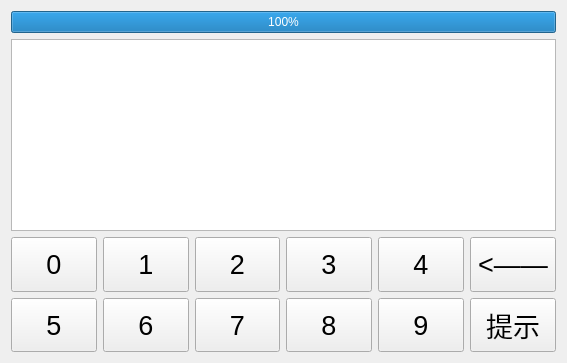
<?xml version="1.0" encoding="UTF-8"?>
<ui version="4.0">
 <class>MyWidget</class>
 <widget class="QWidget" name="MyWidget">
  <property name="geometry">
   <rect>
    <x>0</x>
    <y>0</y>
    <width>567</width>
    <height>363</height>
   </rect>
  </property>
  <property name="windowTitle">
   <string>猜数字游戏</string>
  </property>
  <layout class="QGridLayout" name="gridLayout">
   <property name="leftMargin">
    <number>0</number>
   </property>
   <property name="topMargin">
    <number>0</number>
   </property>
   <property name="rightMargin">
    <number>0</number>
   </property>
   <property name="bottomMargin">
    <number>0</number>
   </property>
   <item row="0" column="0">
    <widget class="QStackedWidget" name="stackedWidget">
     <property name="currentIndex">
      <number>1</number>
     </property>
     <widget class="QWidget" name="pageSet">
      <layout class="QGridLayout" name="gridLayout_3">
       <item row="0" column="1">
        <widget class="QLabel" name="label">
         <property name="font">
          <font>
           <family>楷体</family>
           <pointsize>36</pointsize>
          </font>
         </property>
         <property name="text">
          <string>猜数字游戏</string>
         </property>
         <property name="alignment">
          <set>Qt::AlignCenter</set>
         </property>
        </widget>
       </item>
       <item row="1" column="0">
        <spacer name="horizontalSpacer_4">
         <property name="orientation">
          <enum>Qt::Horizontal</enum>
         </property>
         <property name="sizeHint" stdset="0">
          <size>
           <width>146</width>
           <height>20</height>
          </size>
         </property>
        </spacer>
       </item>
       <item row="1" column="2">
        <spacer name="horizontalSpacer_5">
         <property name="orientation">
          <enum>Qt::Horizontal</enum>
         </property>
         <property name="sizeHint" stdset="0">
          <size>
           <width>145</width>
           <height>20</height>
          </size>
         </property>
        </spacer>
       </item>
       <item row="2" column="0" colspan="3">
        <widget class="QWidget" name="widget" native="true">
         <layout class="QHBoxLayout" name="horizontalLayout">
          <item>
           <spacer name="horizontalSpacer_6">
            <property name="orientation">
             <enum>Qt::Horizontal</enum>
            </property>
            <property name="sizeHint" stdset="0">
             <size>
              <width>170</width>
              <height>20</height>
             </size>
            </property>
           </spacer>
          </item>
          <item>
           <widget class="QWidget" name="widget_2" native="true">
            <property name="sizePolicy">
             <sizepolicy hsizetype="Expanding" vsizetype="Preferred">
              <horstretch>0</horstretch>
              <verstretch>0</verstretch>
             </sizepolicy>
            </property>
            <layout class="QVBoxLayout" name="verticalLayout">
             <item>
              <widget class="QLabel" name="label_2">
               <property name="text">
                <string>请设置猜数字时间(秒)</string>
               </property>
               <property name="alignment">
                <set>Qt::AlignCenter</set>
               </property>
              </widget>
             </item>
             <item>
              <widget class="QComboBox" name="comboBox">
               <item>
                <property name="text">
                 <string>20</string>
                </property>
               </item>
               <item>
                <property name="text">
                 <string>40</string>
                </property>
               </item>
               <item>
                <property name="text">
                 <string>60</string>
                </property>
               </item>
               <item>
                <property name="text">
                 <string>80</string>
                </property>
               </item>
               <item>
                <property name="text">
                 <string>100</string>
                </property>
               </item>
               <item>
                <property name="text">
                 <string>150</string>
                </property>
               </item>
               <item>
                <property name="text">
                 <string>200</string>
                </property>
               </item>
               <item>
                <property name="text">
                 <string>300</string>
                </property>
               </item>
               <item>
                <property name="text">
                 <string>400</string>
                </property>
               </item>
               <item>
                <property name="text">
                 <string>500</string>
                </property>
               </item>
              </widget>
             </item>
            </layout>
           </widget>
          </item>
          <item>
           <spacer name="horizontalSpacer_7">
            <property name="orientation">
             <enum>Qt::Horizontal</enum>
            </property>
            <property name="sizeHint" stdset="0">
             <size>
              <width>170</width>
              <height>20</height>
             </size>
            </property>
           </spacer>
          </item>
         </layout>
        </widget>
       </item>
       <item row="3" column="1">
        <spacer name="verticalSpacer">
         <property name="orientation">
          <enum>Qt::Vertical</enum>
         </property>
         <property name="sizeType">
          <enum>QSizePolicy::Fixed</enum>
         </property>
         <property name="sizeHint" stdset="0">
          <size>
           <width>20</width>
           <height>50</height>
          </size>
         </property>
        </spacer>
       </item>
       <item row="4" column="0" colspan="3">
        <widget class="QWidget" name="widget_3" native="true">
         <layout class="QHBoxLayout" name="horizontalLayout_2">
          <item>
           <spacer name="horizontalSpacer">
            <property name="orientation">
             <enum>Qt::Horizontal</enum>
            </property>
            <property name="sizeHint" stdset="0">
             <size>
              <width>70</width>
              <height>20</height>
             </size>
            </property>
           </spacer>
          </item>
          <item>
           <widget class="QPushButton" name="pushButtonStart">
            <property name="text">
             <string>进入游戏</string>
            </property>
           </widget>
          </item>
          <item>
           <spacer name="horizontalSpacer_3">
            <property name="orientation">
             <enum>Qt::Horizontal</enum>
            </property>
            <property name="sizeHint" stdset="0">
             <size>
              <width>225</width>
              <height>20</height>
             </size>
            </property>
           </spacer>
          </item>
          <item>
           <widget class="QPushButton" name="pushButtonEnd">
            <property name="text">
             <string>退出游戏</string>
            </property>
           </widget>
          </item>
          <item>
           <spacer name="horizontalSpacer_2">
            <property name="orientation">
             <enum>Qt::Horizontal</enum>
            </property>
            <property name="sizeHint" stdset="0">
             <size>
              <width>67</width>
              <height>20</height>
             </size>
            </property>
           </spacer>
          </item>
         </layout>
        </widget>
       </item>
      </layout>
     </widget>
     <widget class="QWidget" name="pageGame">
      <layout class="QGridLayout" name="gridLayout_2">
       <item row="0" column="0" colspan="6">
        <widget class="QProgressBar" name="progressBar">
         <property name="value">
          <number>100</number>
         </property>
        </widget>
       </item>
       <item row="1" column="0" colspan="6">
        <widget class="QTextEdit" name="textEdit">
         <property name="font">
          <font>
           <family>楷体</family>
           <pointsize>48</pointsize>
          </font>
         </property>
         <property name="readOnly">
          <bool>true</bool>
         </property>
        </widget>
       </item>
       <item row="2" column="0">
        <widget class="QPushButton" name="pushButton0">
         <property name="sizePolicy">
          <sizepolicy hsizetype="Expanding" vsizetype="Expanding">
           <horstretch>0</horstretch>
           <verstretch>0</verstretch>
          </sizepolicy>
         </property>
         <property name="font">
          <font>
           <pointsize>20</pointsize>
          </font>
         </property>
         <property name="text">
          <string>0</string>
         </property>
        </widget>
       </item>
       <item row="2" column="1">
        <widget class="QPushButton" name="pushButton1">
         <property name="sizePolicy">
          <sizepolicy hsizetype="Expanding" vsizetype="Expanding">
           <horstretch>0</horstretch>
           <verstretch>0</verstretch>
          </sizepolicy>
         </property>
         <property name="font">
          <font>
           <pointsize>20</pointsize>
          </font>
         </property>
         <property name="text">
          <string>1</string>
         </property>
        </widget>
       </item>
       <item row="2" column="2">
        <widget class="QPushButton" name="pushButton2">
         <property name="sizePolicy">
          <sizepolicy hsizetype="Expanding" vsizetype="Expanding">
           <horstretch>0</horstretch>
           <verstretch>0</verstretch>
          </sizepolicy>
         </property>
         <property name="font">
          <font>
           <pointsize>20</pointsize>
          </font>
         </property>
         <property name="text">
          <string>2</string>
         </property>
        </widget>
       </item>
       <item row="2" column="3">
        <widget class="QPushButton" name="pushButton3">
         <property name="sizePolicy">
          <sizepolicy hsizetype="Expanding" vsizetype="Expanding">
           <horstretch>0</horstretch>
           <verstretch>0</verstretch>
          </sizepolicy>
         </property>
         <property name="font">
          <font>
           <pointsize>20</pointsize>
          </font>
         </property>
         <property name="text">
          <string>3</string>
         </property>
        </widget>
       </item>
       <item row="2" column="4">
        <widget class="QPushButton" name="pushButton4">
         <property name="sizePolicy">
          <sizepolicy hsizetype="Expanding" vsizetype="Expanding">
           <horstretch>0</horstretch>
           <verstretch>0</verstretch>
          </sizepolicy>
         </property>
         <property name="font">
          <font>
           <pointsize>20</pointsize>
          </font>
         </property>
         <property name="text">
          <string>4</string>
         </property>
        </widget>
       </item>
       <item row="2" column="5">
        <widget class="QPushButton" name="pushButtonDel">
         <property name="sizePolicy">
          <sizepolicy hsizetype="Expanding" vsizetype="Expanding">
           <horstretch>0</horstretch>
           <verstretch>0</verstretch>
          </sizepolicy>
         </property>
         <property name="font">
          <font>
           <pointsize>20</pointsize>
          </font>
         </property>
         <property name="text">
          <string>&lt;——</string>
         </property>
        </widget>
       </item>
       <item row="3" column="0">
        <widget class="QPushButton" name="pushButton5">
         <property name="sizePolicy">
          <sizepolicy hsizetype="Expanding" vsizetype="Expanding">
           <horstretch>0</horstretch>
           <verstretch>0</verstretch>
          </sizepolicy>
         </property>
         <property name="font">
          <font>
           <pointsize>20</pointsize>
          </font>
         </property>
         <property name="text">
          <string>5</string>
         </property>
        </widget>
       </item>
       <item row="3" column="1">
        <widget class="QPushButton" name="pushButton6">
         <property name="sizePolicy">
          <sizepolicy hsizetype="Expanding" vsizetype="Expanding">
           <horstretch>0</horstretch>
           <verstretch>0</verstretch>
          </sizepolicy>
         </property>
         <property name="font">
          <font>
           <pointsize>20</pointsize>
          </font>
         </property>
         <property name="text">
          <string>6</string>
         </property>
        </widget>
       </item>
       <item row="3" column="2">
        <widget class="QPushButton" name="pushButton7">
         <property name="sizePolicy">
          <sizepolicy hsizetype="Expanding" vsizetype="Expanding">
           <horstretch>0</horstretch>
           <verstretch>0</verstretch>
          </sizepolicy>
         </property>
         <property name="font">
          <font>
           <pointsize>20</pointsize>
          </font>
         </property>
         <property name="text">
          <string>7</string>
         </property>
        </widget>
       </item>
       <item row="3" column="3">
        <widget class="QPushButton" name="pushButton8">
         <property name="sizePolicy">
          <sizepolicy hsizetype="Expanding" vsizetype="Expanding">
           <horstretch>0</horstretch>
           <verstretch>0</verstretch>
          </sizepolicy>
         </property>
         <property name="font">
          <font>
           <pointsize>20</pointsize>
          </font>
         </property>
         <property name="text">
          <string>8</string>
         </property>
        </widget>
       </item>
       <item row="3" column="4">
        <widget class="QPushButton" name="pushButton9">
         <property name="sizePolicy">
          <sizepolicy hsizetype="Expanding" vsizetype="Expanding">
           <horstretch>0</horstretch>
           <verstretch>0</verstretch>
          </sizepolicy>
         </property>
         <property name="font">
          <font>
           <pointsize>20</pointsize>
          </font>
         </property>
         <property name="text">
          <string>9</string>
         </property>
        </widget>
       </item>
       <item row="3" column="5">
        <widget class="QPushButton" name="pushButtonEnter">
         <property name="sizePolicy">
          <sizepolicy hsizetype="Expanding" vsizetype="Expanding">
           <horstretch>0</horstretch>
           <verstretch>0</verstretch>
          </sizepolicy>
         </property>
         <property name="font">
          <font>
           <pointsize>20</pointsize>
          </font>
         </property>
         <property name="text">
          <string>提示</string>
         </property>
        </widget>
       </item>
      </layout>
     </widget>
     <widget class="QWidget" name="pageOver">
      <layout class="QHBoxLayout" name="horizontalLayout_3">
       <item>
        <widget class="QLabel" name="labelOver">
         <property name="text">
          <string>TextLabel</string>
         </property>
        </widget>
       </item>
      </layout>
     </widget>
     <widget class="QWidget" name="pageWin">
      <layout class="QVBoxLayout" name="verticalLayout_2">
       <item>
        <widget class="QLabel" name="labelWin">
         <property name="text">
          <string>TextLabel</string>
         </property>
        </widget>
       </item>
      </layout>
     </widget>
    </widget>
   </item>
  </layout>
 </widget>
 <layoutdefault spacing="6" margin="11"/>
 <resources/>
 <connections/>
</ui>
